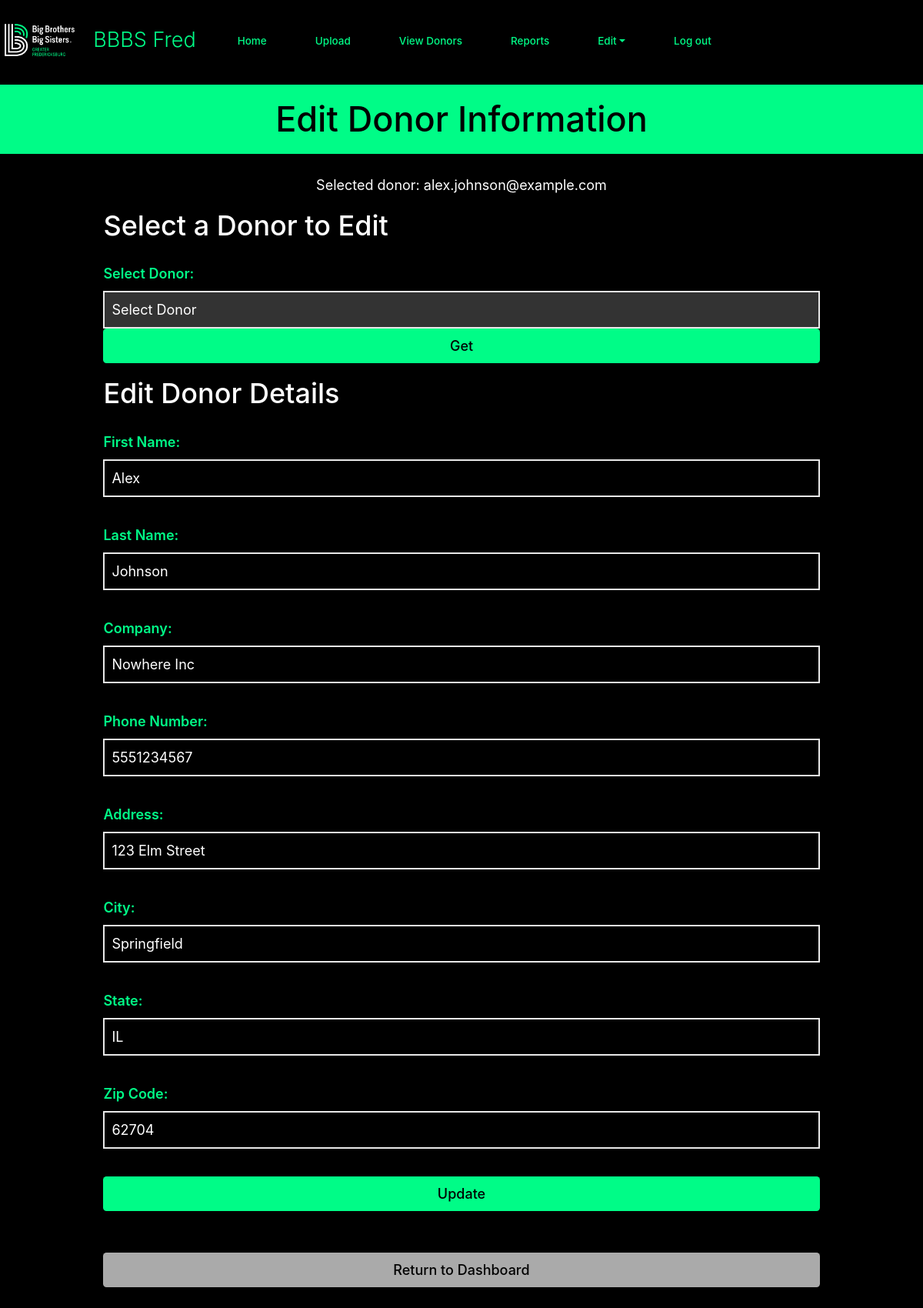
Screenshot of /editDonorInfo.php?donor=alex.johnson@example.com (signed in) with the database file from the repository.
### tables this page shows
CREATE TABLE `dbdonors` (
  `Email` varchar(255) NOT NULL,
  `Company` varchar(255) DEFAULT NULL,
  `FirstName` varchar(255) DEFAULT NULL,
  `LastName` varchar(255) DEFAULT NULL,
  `PhoneNumber` bigint DEFAULT NULL,
  `Address` varchar(255) DEFAULT NULL,
  `City` varchar(255) DEFAULT NULL,
  `State` varchar(255) DEFAULT NULL,
  `Zip` int DEFAULT NULL
);

### editDonorInfo.php (the view, shortened to what this page needs)
<?php
$connection = connect();
?>
<!DOCTYPE html>
<html>
<head>
    <?php require_once('universal.inc') ?>
</head>
<body>
<?php require_once('header.php') ?>
<h1>Edit Donor Information</h1>
<main class="date">
    <?php
    if ($_SERVER["REQUEST_METHOD"] == "GET" && isset($_GET['donor'])) {
        $Email = $_GET['donor'];
        echo "Selected donor: ".$Email;
        $query = "SELECT * FROM dbdonors WHERE Email = '$Email'";
        $result = mysqli_query($connection, $query);
        if ($result && mysqli_num_rows($result) > 0) {
            $donor = mysqli_fetch_assoc($result);
        } else {
            echo "No donors found.";
        }
    }
    ?>
    <h2>Select a Donor to Edit</h2>
    <form method="get" action="<?php echo htmlspecialchars($_SERVER["PHP_SELF"]);?>">
        <label for="donor">Select Donor:</label>
        <select name="donor" id="donor" onchange="toggleSubmit()">
            <option value="">Select Donor</option>
            <?php
            $query = "SELECT * FROM dbdonors";
            $result = mysqli_query($connection, $query);
            ?>
        </select>
        <input type="submit" value="Get" id="submitButton" disabled>
    </form>
    <?php
    if (!empty($donor)) {
        ?>
        <h2>Edit Donor Details</h2>
        <form method="post" action="editDonor_info.php">
            <label for="firstName">First Name:</label>
            <input type="text" name="firstName" id="firstName" value="<?php echo $donor['FirstName']; ?>"><br><br>
            <label for="lastName">Last Name:</label>
            <input type="text" name="lastName" id="lastName" value="<?php echo $donor['LastName']; ?>"><br><br>
            <label for="Company">Company:</label>
            <input type="text" name="Company" id="Company" value="<?php echo $donor['Company']; ?>"><br><br>
            <label for="PhoneNumber">Phone Number:</label>
            <input type="text" name="PhoneNumber" id="PhoneNumber" value="<?php echo $donor['PhoneNumber']; ?>"><br><br>
            <label for="Address">Address:</label>
            <input type="text" name="Address" id="Address" value="<?php echo $donor['Address']; ?>"><br><br>
            <label for="City">City:</label>
            <input type="text" name="City" id="City" value="<?php echo $donor['City']; ?>"><br><br>
            <label for="State">State:</label>
            <input type="text" name="State" id="State" value="<?php echo $donor['State']; ?>"><br><br>
            <label for="Zip">Zip Code:</label>
            <input type="text" name="Zip" id="Zip" value="<?php echo $donor['Zip']; ?>"><br><br>
            <input type="submit" value="Update">
        </form>
        <?php
    }
    ?>
    <br>
    <a class="button cancel" href="index.php" style="margin-top: -.5rem">Return to Dashboard</a>
</main>
</body>
</html>

### css/base.css (style rules this page uses)
html, body, header, main, footer, div, span, p, h1, h2, h3, h4, h5, h6, ul, ol, li, input, select, textarea, form, section, label, table, td, tr, th, form, fieldset, em, button, a { padding: 0; margin: 0; font-size: inherit; font-family: inherit; font-weight: inherit; text-decoration: none; font-style: normal; box-sizing: border-box; text-align: left; list-style-type: none; border-spacing: 0; }
:root { --page-background-color: #000000; --page-font-color: #ffffff; --inactive-font-color: #d0d0d0; --inactive-background-color: #f0f0f0; --standout-background: #fafafa; --happy-toast-background-color: #1a7024; --happy-toast-font-color: white; --info-toast-background-color: #2f2f2f; --info-toast-font-color: white; --error-toast-background-color: #701a1a; --error-toast-font-color: white; --shadow-and-border-color: #000000; --main-color: #00FC87; --accent-color: #808080; --secondary-accent-color: #000000; --calendar-event-color: #808080; --calendar-event-color-hover: var(--main-color); --calendar-today-border: 2px solid var(--secondary-accent-color); --button-font-color: #000000; --button-padding: 0.5rem 1.5rem; --button-border-radius: 0.25rem; --standard-border: 1px solid #333333; --light-border: 1px solid var(--shadow-and-border-color); --text-field-border: 2px solid #e8e8e8; --cancel-button-background-color: #aaa; --error-color: red; font-size: 18px; font-family: Montserrat; font-weight: 300; }
body { background-color: var(--page-background-color) !important; color: var(--page-font-color) !important; font-family: Montserrat; }
main:not(.login):not(.calendar-view):not(.dashboard) { padding: 1rem; }
input[type=text], input[type=password], input[type=date], input[type=email], input[type=number], input[type=tel], select, textarea, .pseudo-input, .pseudo-input-disabled { border: var(--text-field-border); border-radius: 0; padding: 0.5rem; width: 100%; background-color: var(--page-background-color); margin-bottom: 0.5rem; scroll-margin: 7.5rem; }
input[type=submit], button, .button { color: var(--button-font-color); background-color: var(--main-color); padding: var(--button-padding); border: none; border-radius: var(--button-border-radius); font-weight: 500; width: 100%; transition: background-color .3s; cursor: pointer; text-align: center; }
label { color: var(--main-color); font-weight: 600; width: 100%; text-align: left; }
h1 { font-size: 1.5rem; font-weight: 500; margin-bottom: 2rem; background-color: var(--main-color); color: var(--page-background-color); width: 100%; text-align: center; padding: 1rem; }
h2 { font-size: 1.5rem; font-weight: 500; }
.button { display: inline-block; }
button.cancel, a.cancel { background-color: var(--cancel-button-background-color); }
main.date { gap: 1rem; margin-bottom: 4rem; }
@media only screen and (min-width: 1024px) { main.date { width: 100%; display: flex; flex-direction: column; align-items: center; } }
@media only screen and (min-width: 1024px) { main.date > * { width: 80%; } }

### editDonorInfo.php (style rules this page uses)
select, option, input { color: white; background-color: #333; }
select { -webkit-appearance: none; -moz-appearance: none; appearance: none; }

### rows the page displays
dbdonors: firstName "Alex", lastName "Johnson", Company "Nowhere Inc", PhoneNumber "5551234567", Address "123 Elm Street", City "Springfield", State "IL", Zip "62704"

### other values shown
$Email "alex.johnson@example.com"
